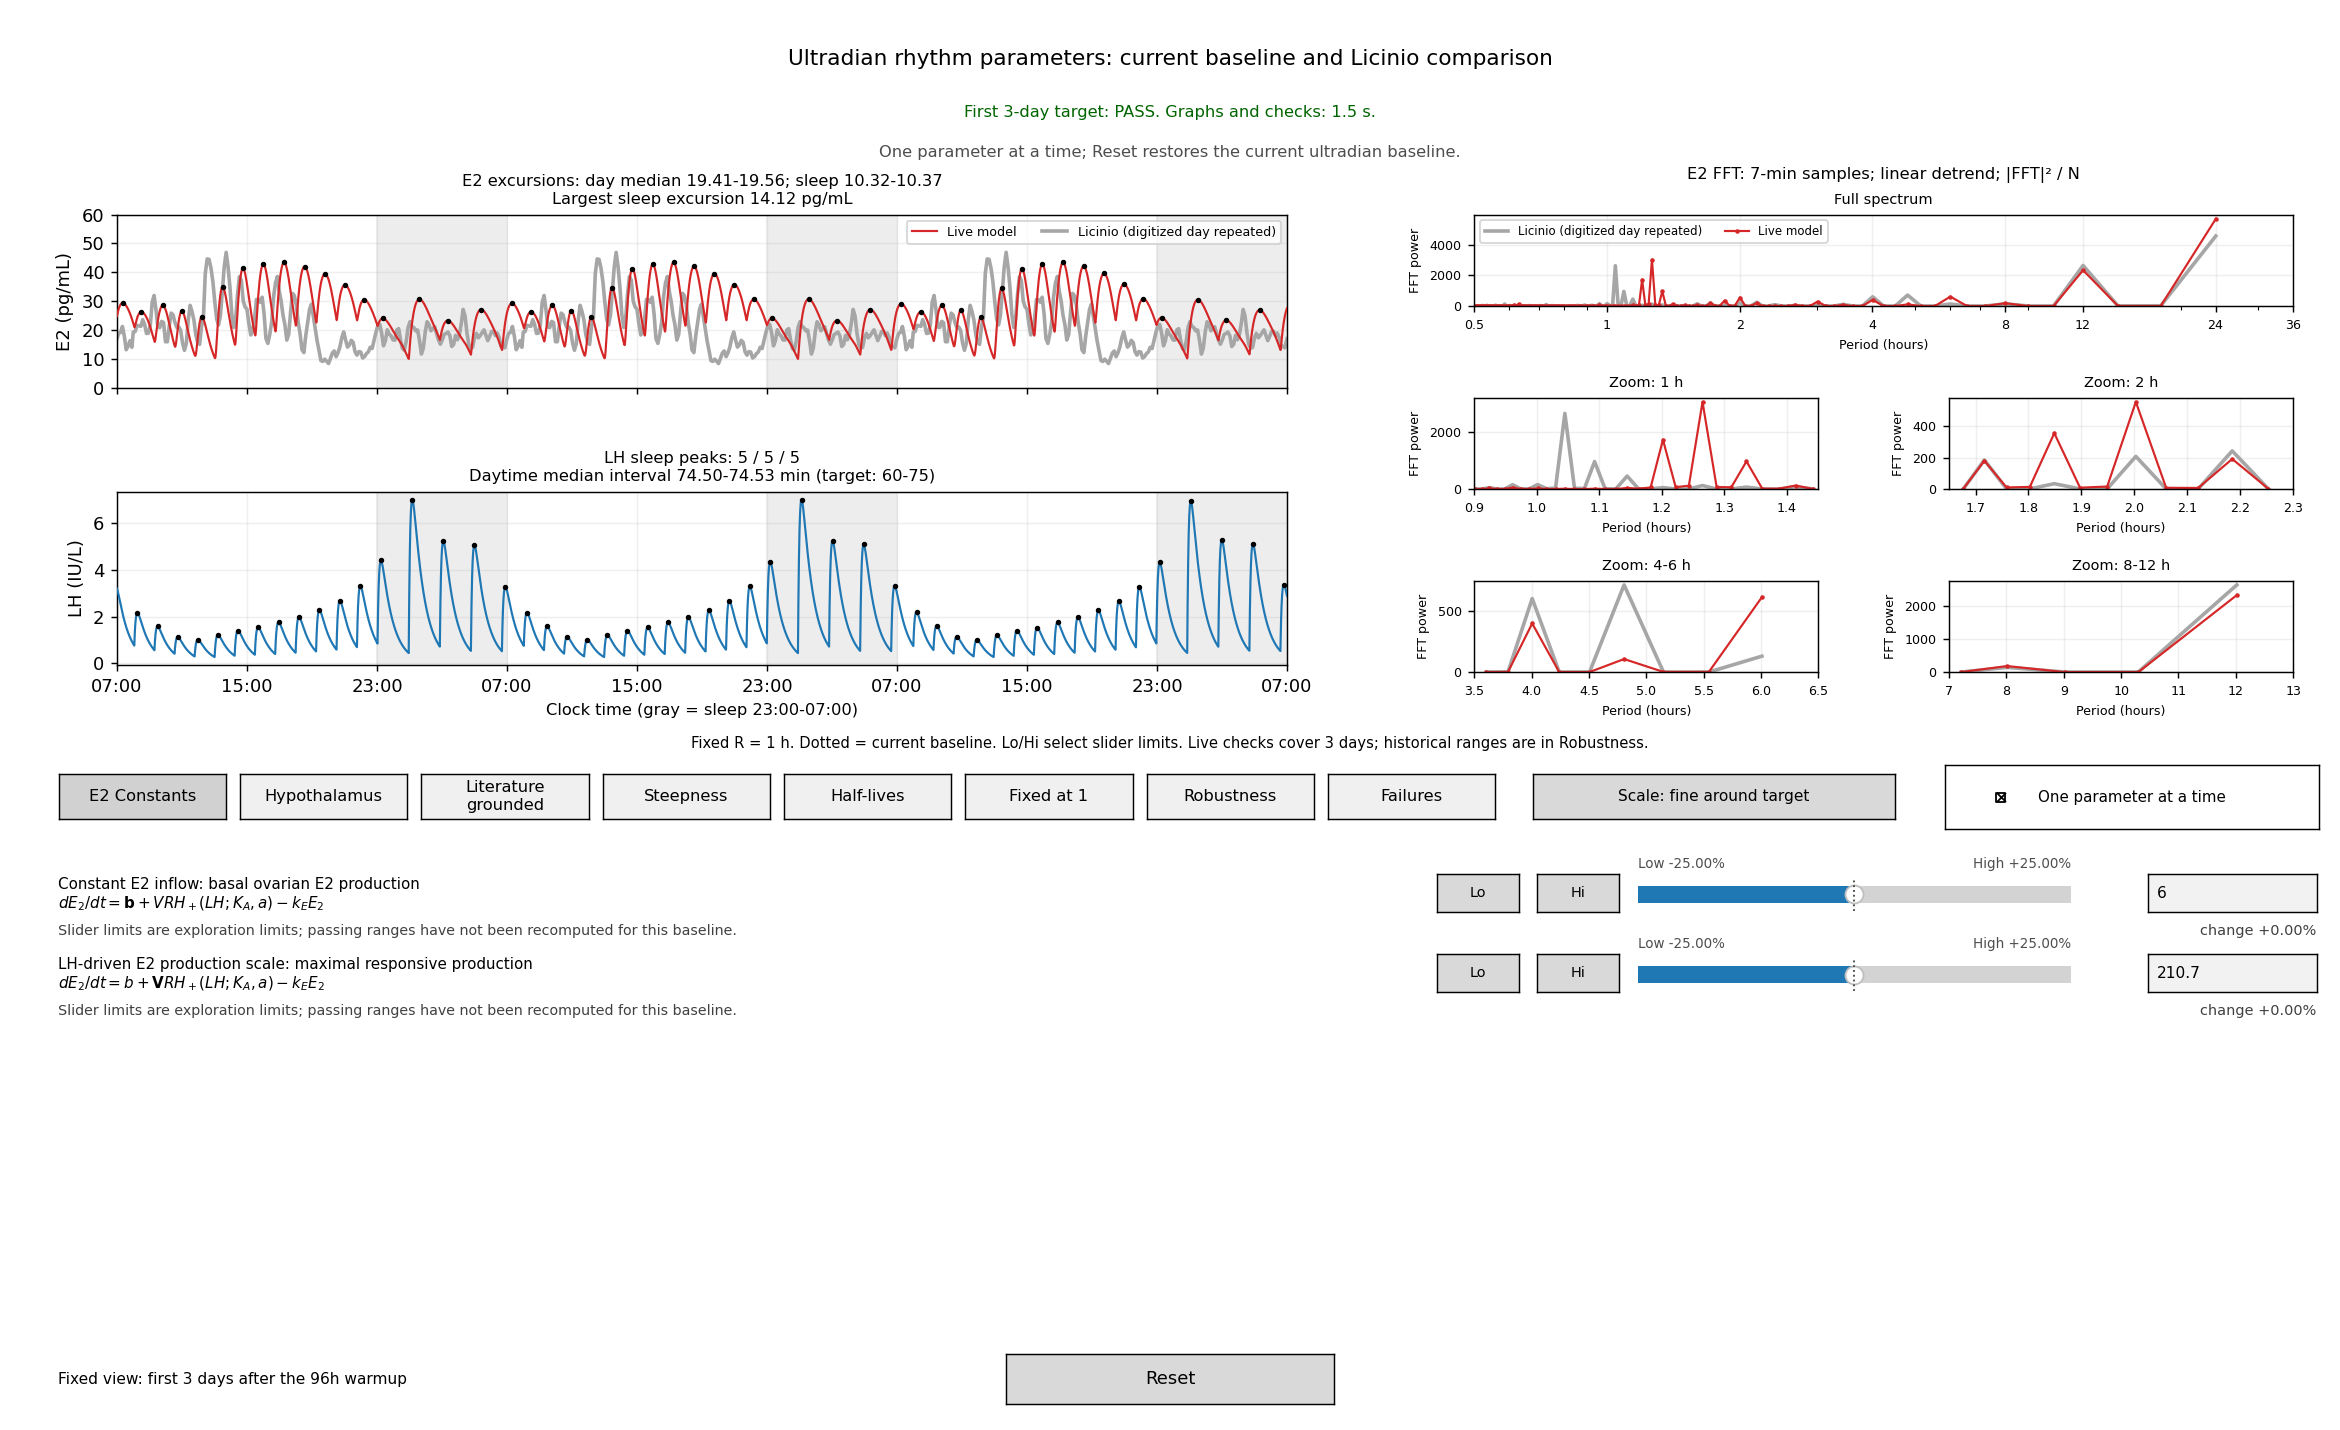

Reproduce this figure in Python.
"""Live E2/LH plots, E2 FFT power, and saved one-at-a-time bands.

Run this file to open the window. The view is always the same three days,
after the normal 96-hour warmup, at 1.5-second resolution. Failure checks cover only
those days. The Robustness tab preserves historical eight-day ranges.
Gray curves show the digitized Licinio day repeated, aligned to 08:00.
FFT panels in the same window update with the sliders, using seven-minute samples.
"""

from pathlib import Path
from concurrent.futures import ThreadPoolExecutor

import numpy as np
import sweep_model as MODEL

HERE = Path(__file__).resolve().parent
REFERENCE = MODEL.REFERENCE
FIXED_KEYS = frozenset(key for key, value in REFERENCE.items() if value == 1)
VIEW_START = MODEL.WARMUP_H
FFT_STEP_H = 7 / 60
FFT_HOURS = np.arange(0., 72., FFT_STEP_H)  # Three days starting at 08:00.
FFT_WINDOWS = {
    "full": (0.5, 36.), "1 h": (0.9, 1.45), "2 h": (1.65, 2.3),
    "4-6 h": (3.5, 6.5), "8-12 h": (7., 13.),
}


def load_licinio():
    """Load the digitized Figure 2 day; its time origin is 08:00."""
    return np.loadtxt(HERE / "licinio.csv", delimiter=",",
                      skiprows=1, unpack=True)


def fft_power(values):
    """Match meeting12/compare.py: linear detrend, then |rFFT|^2 / N.

    The zero-frequency and final rFFT bins are omitted, as in that comparison.
    This is raw FFT power, without peak normalization or PSD scaling.
    """
    values = np.asarray(values, dtype=float)
    design = np.column_stack((np.arange(1, len(values) + 1) / len(values),
                              np.ones(len(values))))
    detrended = values - design @ np.linalg.lstsq(design, values, rcond=None)[0]
    coefficients = np.fft.rfft(detrended)
    return np.abs(coefficients[1:-1]) ** 2 / len(values)


def fft_spectrum(values):
    frequency = np.fft.rfftfreq(len(values), d=FFT_STEP_H)[1:-1]
    return 1 / frequency, fft_power(values)

# Historical bands belong to the previous baseline, not the current defaults.
LEGACY_REFERENCE = dict(REFERENCE, constant_inflow=20, production_scale=250,
    activation_exponent=4, inhibition_exponent=4, n_e2_midpoint=50,
    central_hill_exponent=3, period_min=65, period_max=75, scn_min=50,
    scn_max=250, sleep_multiplier=1.57, scn_phase=16.5,
    gnrh_half_life_min=4, lh_half_life_min=29, e2_half_life_min=22.5)
RANGES = {
    "constant_inflow": {'low': 19.106250000000003, 'high': 20.80625},
    "production_scale": {'low': 245.78125, 'high': 253.515625},
    "activation_exponent": {'low': 3.1537500000000005, 'high': 5.59},
    "inhibition_exponent": {'low': 3.55375, 'high': 4.43625},
    "n_e2_midpoint": {'low': 49.46875, 'high': 50.640625},
    "central_hill_exponent": {'low': 2.7750000000000004, 'high': 3.1350000000000002},
    "period_min": {'low': 60.876562500000006, 'high': 68.73750000000001},
    "period_max": {'low': 73.2421875, 'high': 76.40625},
    "scn_min": {'low': 38.03125, 'high': 55.046875},
    "scn_max": {'low': 243.046875, 'high': 258.359375},
    "sleep_multiplier": {'low': 1.513578125, 'high': 1.605815625},
    "scn_phase": {'low': 15.035625, 'high': 17.139375},
    "gnrh_half_life_min": {'low': 3.91, 'high': 4.09125},
    "lh_half_life_min": {'low': 28.565, 'high': 29.4621875},
    "e2_half_life_min": {'low': 22.2328125, 'high': 22.732031250000002},
}
GROUPS = {
    "E2 Constants": (
        ("constant_inflow", "Constant E2 inflow: basal ovarian E2 production",
         r"$dE_2/dt=\mathbf{b}+V R H_+(LH;K_A,a)-k_E E_2$"),
        ("production_scale", "LH-driven E2 production scale: maximal responsive production",
         r"$dE_2/dt=b+\mathbf{V}R H_+(LH;K_A,a)-k_E E_2$"),
    ),
    "Hypothalamus": (
        ("n_e2_midpoint", "E2-to-N midpoint (pg/mL): half-maximal N target",
         r"$H_-(E_2)=\mathbf{K_N}^{h}/(\mathbf{K_N}^{h}+E_2^h)$"),
        ("scn_min", "SCN minimum drive: lower circadian pulse-amplitude factor",
         r"$M_{SCN}=(S_{max}+\mathbf{S_{min}})/2+(S_{max}-\mathbf{S_{min}})\cos(2\pi(c-\theta_{clock})/24)/2$"),
        ("scn_max", "SCN maximum drive: upper circadian pulse-amplitude factor",
         r"$M_{SCN}=(\mathbf{S_{max}}+S_{min})/2+(\mathbf{S_{max}}-S_{min})\cos(2\pi(c-\theta_{clock})/24)/2$"),
    ),
    "Literature grounded": (
        ("period_min", "Fast period coefficient (min): asymptotic strong-N limit",
         r"$P_0(N)=P_{max}-(P_{max}-\mathbf{P_{min}})H_+(N;1,h)$"),
        ("period_max", "Slow period coefficient (min): weak-N limit",
         r"$P_0(N)=\mathbf{P_{max}}-(\mathbf{P_{max}}-P_{min})H_+(N;1,h)$"),
        ("sleep_multiplier", "Sleep period multiplier: slowing during 23:00-07:00",
         r"$P(N,t)=P_0(N)\,\mathbf{M_{sleep}(t)}$"),
        ("scn_phase", "SCN peak time (clock hour): 23.5 = 23:30; enter a clock hour or HH:MM",
         r"$M_{SCN}=(S_{max}+S_{min})/2+(S_{max}-S_{min})\cos(2\pi(c-\mathbf{\theta}_{clock})/24)/2$"),
    ),
    "Steepness": (
        ("central_hill_exponent", "Central Hill exponent: E2 feedback and both N pulse maps",
         r"$N^*=G_NH_-(E_2;K_N,\mathbf{h});\quad H_+(N;1,\mathbf{h})$"),
        ("activation_exponent", "LH activation exponent: steepness of stimulatory input",
         r"$H_+(LH)=LH^{\mathbf{a}}/(K_A^{\mathbf{a}}+LH^{\mathbf{a}})$"),
        ("inhibition_exponent", "LH inhibition exponent: steepness of the R target",
         r"$dR/dt=K_I^{\mathbf{m}}/(K_I^{\mathbf{m}}+LH^{\mathbf{m}})-R$"),
    ),
    "Half-lives": (
        ("gnrh_half_life_min", "GnRH half-life (min): GnRH clearance time",
         r"$dGnRH/dt=-[60\ln(2)/\mathbf{t_{1/2,G}}]GnRH$"),
        ("lh_half_life_min", "LH half-life (min): LH clearance time",
         r"$dLH/dt=G_L GnRH-[60\ln(2)/\mathbf{t_{1/2,L}}]LH$"),
        ("e2_half_life_min", "E2 half-life (min): E2 clearance time",
         r"$dE_2/dt=b+VRH_+(LH)-[60\ln(2)/\mathbf{t_{1/2,E}}]E_2$"),
    ),
    "Fixed at 1": (
        ("gnrh_pulse_jump", "GnRH pulse gain: pulse size before the N and SCN factors",
         r"$\Delta GnRH=\mathbf{A_G}H_+(N;1,h)M_{SCN}(t)$"),
        ("lh_gnrh_gain", "GnRH-to-LH gain: LH production driven by GnRH",
         r"$dLH/dt=\mathbf{G_L}GnRH-k_L LH$"),
        ("activation_midpoint", "LH activation midpoint: half-maximal stimulatory input",
         r"$H_+(LH)=LH^a/(\mathbf{K_A}^a+LH^a)$"),
        ("inhibition_midpoint", "LH inhibition midpoint: target for ovarian responsiveness R",
         r"$dR/dt=\mathbf{K_I}^{m}/(\mathbf{K_I}^{m}+LH^m)-R$"),
        ("n_gain", "N gain: maximal E2-inhibited N target",
         r"$dN/dt=\lambda_N[\mathbf{G_N}H_-(E_2;K_N,h)-N]$"),
        ("n_relaxation", "N adjustment rate (1/h): response speed of the N signal",
         r"$dN/dt=\mathbf{\lambda_N}[G_N H_-(E_2;K_N,h)-N]$"),
    ),
    "Robustness": (),
    "Failures": (),
}
PARAMETER_LABELS = {key: description.split(":")[0]
                    for rows in GROUPS.values() for key, description, _ in rows}
PARAMETER_LABELS["constant_inflow"] = "Basal E2 production"
PARAMETER_LABELS["n_gain"] = "N drive scale"
PARAMETER_LABELS["scn_phase"] = "SCN peak (clock time)"

DOMAIN = {key: (value * .25, value * 2) for key, value in REFERENCE.items()}
DOMAIN.update(
    activation_exponent=(1., 8.), inhibition_exponent=(1., 8.),
    period_min=(REFERENCE["period_min"] * .25, REFERENCE["period_max"]),
    period_max=(REFERENCE["period_min"], REFERENCE["period_max"] * 2),
    sleep_multiplier=(1., 3.14), scn_phase=(12.5, 20.5),
)

def load_pyplot():
    """Load Matplotlib from the selected Python environment."""
    try:
        import matplotlib.pyplot as plt
    except ImportError as exc:
        raise SystemExit("This program needs NumPy and Matplotlib. Install them in your VS Code Python environment with:\n"
                         "    python -m pip install numpy matplotlib") from exc
    return plt

def validate(parameters):
    if any(parameters[key] != 1 for key in FIXED_KEYS):
        raise ValueError("The six unit coefficients are fixed at 1 in this simplified explorer.")
    for key, value in parameters.items():
        low, high = DOMAIN[key]
        if not np.isfinite(value) or not low <= value <= high:
            if key == "scn_phase":
                raise ValueError(
                    f"SCN peak must be between {clock_time_label(low)} and "
                    f"{clock_time_label(high)} (across midnight).")
            raise ValueError(f"{key} must be between {low:g} and {high:g}.")
    if parameters["period_min"] > parameters["period_max"]:
        raise ValueError("Minimum pulse period exceeds the maximum.")
    if parameters["scn_min"] > parameters["scn_max"]:
        raise ValueError("Minimum SCN drive exceeds the maximum.")

def local_events(time_h, e2):
    peaks = np.flatnonzero((e2[1:-1] > e2[:-2]) & (e2[1:-1] >= e2[2:])) + 1
    troughs = np.flatnonzero((e2[1:-1] < e2[:-2]) & (e2[1:-1] <= e2[2:])) + 1
    events = []
    for peak in peaks:
        position = np.searchsorted(troughs, peak)
        if position == 0 or position == len(troughs):
            continue
        left, right = troughs[position - 1], troughs[position]
        rise, fall = float(e2[peak] - e2[left]), float(e2[peak] - e2[right])
        events.append(dict(left_h=float(time_h[left]), peak_h=float(time_h[peak]),
                           right_h=float(time_h[right]), trough_before=float(e2[left]),
                           peak=float(e2[peak]), trough_after=float(e2[right]),
                           rise=rise, fall=fall, excursion=min(rise, fall)))
    return events, peaks

def stats(v):
    return [float(np.min(v)),float(np.median(v)),float(np.max(v))] if len(v) else [0.,0.,0.]

E2_DAY_MIN, E2_DAY_MAX = 15., 30.
E2_NIGHT_MEDIAN_MIN, E2_NIGHT_MAX = 5., 15.
E2_DAY_NIGHT_RATIO = 4. / 3.
NIGHT_MIN_TOLERANCE = 1e-9
LH_DAY_MEDIAN_IPI_MIN, LH_DAY_MEDIAN_IPI_MAX = 60., 75.


def assess(trace):
    """Measure the displayed three days using the existing raw-pulse rules."""
    t = trace["time_h"]
    ee, _ = local_events(t, trace["E2"])
    le, li = local_events(t, trace["LH"])
    daily = []
    for j in range(3):
        s = VIEW_START + 1 + 24 * j  # Daytime is 08:00-20:00.
        d = [e for e in ee if s <= e['peak_h'] < s + 12 and s <= e['left_h'] and e['right_h'] < s + 12]
        n = [e for e in ee if s + 15 <= e['peak_h'] < s + 23]
        ld = [e for e in le if s <= e['peak_h'] < s + 12]
        ln = [e for e in le if s + 15 <= e['peak_h'] < s + 23]
        lp = li[(t[li] >= s) & (t[li] < s + 24)]
        cycles = []
        for a, b in zip(lp[:-1], lp[1:]):
            if not s <= t[a] < t[b] < s + 12:
                continue
            paired = [e['excursion'] for e in d if t[a] <= e['peak_h'] < t[b]]
            raw = [e for e in ee if t[a] <= e['peak_h'] < t[b]]
            if raw and not paired:
                continue
            cycles.append(max(paired, default=0.))
        daytime_peaks = t[li][(t[li] >= s) & (t[li] < s + 12)]
        row = dict(E_day=stats([e['excursion'] for e in d]),
                   E_sleep=stats([e['excursion'] for e in n]),
                   E_cycle_day=stats(cycles), L_day=stats([e['excursion'] for e in ld]),
                   L_sleep=stats([e['excursion'] for e in ln]),
                   sleep_count=int(((t[lp] >= s + 15) & (t[lp] < s + 23)).sum()),
                   LH_day_IPI=stats(np.diff(daytime_peaks) * 60))
        row['target'] = not daily_failures(row)
        daily.append(row)
    return dict(daily=daily)


def preview(parameters):
    # The extra hour supplies the same boundary context for pulse measurements.
    trace = MODEL.simulate_retained(parameters, seconds=1.5, warm=VIEW_START, output=73.)
    return dict(parameters=parameters, trace=trace, audit=assess(trace))


def number(value, bounds=()):
    value = float(value)
    text = f"{value:.6g}"
    if any(float(text) == b and value != b for b in bounds):
        text = f"{value:.12g}"
    return text

def daily_failures(day):
    """Return measured/required values for each violated leaf requirement."""
    found = []

    def add(key, label, measured, required):
        found.append(dict(key=key, criterion=label, measured=measured, required=required))

    event = float(day["E_day"][1])
    cycle = float(day["E_cycle_day"][1])
    night = float(day["E_sleep"][1])
    maximum = float(day["E_sleep"][2])
    for key, label, value in (
        ("day_event_size", "Daytime E2 median (events)", event),
        ("day_cycle_size", "Daytime E2 median (LH cycles)", cycle),
    ):
        if not E2_DAY_MIN <= value <= E2_DAY_MAX:
            add(key, label, number(value, (E2_DAY_MIN, E2_DAY_MAX)) + " pg/mL",
                f"{E2_DAY_MIN:g}-{E2_DAY_MAX:g} pg/mL")
    if night < E2_NIGHT_MEDIAN_MIN - NIGHT_MIN_TOLERANCE:
        add("night_minimum", "Nighttime E2 median minimum",
            number(night, (E2_NIGHT_MEDIAN_MIN,)) + " pg/mL",
            f">= {E2_NIGHT_MEDIAN_MIN:g} pg/mL")
    if maximum > E2_NIGHT_MAX:
        add("night_maximum", "Largest nighttime E2 excursion",
            number(maximum, (E2_NIGHT_MAX,)) + " pg/mL", f"<= {E2_NIGHT_MAX:g} pg/mL")
    for key, label, value in (
        ("event_ratio", "Day/night E2 ratio (events)", event),
        ("cycle_ratio", "Day/night E2 ratio (LH cycles)", cycle),
    ):
        if not (night > 0 and value >= E2_DAY_NIGHT_RATIO * night):
            ratio = number(value / night, (E2_DAY_NIGHT_RATIO,)) + "x" if night > 0 else "undefined"
            add(key, label, f"day {number(value)}; night {number(night)} ({ratio})",
                "day >= 4/3 night; night > 0")
    count = int(day["sleep_count"])
    if not 3 <= count <= 5:
        add("LH_count", "Nighttime LH peak count", str(count) + " peaks", "3-5 peaks")
    ld, ln = float(day["L_day"][1]), float(day["L_sleep"][1])
    if not ln > ld > 0:
        add("LH_order", "Night/day LH median excursion",
            f"night {number(ln)}; day {number(ld)} IU/L", "night > day > 0")
    ipi = day.get("LH_day_IPI", (0., 0., 0.))
    median = float(ipi[1])
    if not (median > 0 and LH_DAY_MEDIAN_IPI_MIN <= median <= LH_DAY_MEDIAN_IPI_MAX):
        measured = (number(median, (LH_DAY_MEDIAN_IPI_MIN, LH_DAY_MEDIAN_IPI_MAX)) + " min"
                    if median > 0 else "No daytime interval available")
        add("day_period", "Daytime LH median interval", measured,
            f"{LH_DAY_MEDIAN_IPI_MIN:g}-{LH_DAY_MEDIAN_IPI_MAX:g} min")
    return found

def failure_report(result):
    if result is None:
        return dict(kind="pending", records=[], failed_checks=0, total_checks=0, criteria=[])
    daily = result["audit"]["daily"]
    records = []
    for j, day in enumerate(daily):
        for reason in daily_failures(day):
            records.append(dict(reason, model_day=j + 1, seconds=1.5, warm=VIEW_START))
    return dict(kind="preview", records=records,
                failed_checks=sum(not day["target"] for day in daily), total_checks=3,
                criteria=list(dict.fromkeys(r["criterion"] for r in records)))


def percentage(value, reference):
    return 100 * (value / reference - 1)

def display_value(key, value):
    """Show the SCN phase in clock hours while retaining the solver's origin."""
    return (value + 7) % 24 if key == "scn_phase" else value

def parse_input(key, text):
    """Translate decimal clock hours or HH:MM to the stored SCN phase."""
    if key != "scn_phase":
        return float(text)
    if ":" in text:
        fields = text.strip().split(":")
        if len(fields) != 2:
            raise ValueError("Use HH:MM or decimal clock hours.")
        hour, minute = (int(field) for field in fields)
        if not (0 <= hour < 24 and 0 <= minute < 60):
            raise ValueError("Clock time must be between 00:00 and 23:59.")
        clock = hour + minute / 60
    else:
        clock = float(text)
        if not np.isfinite(clock) or not 0 <= clock < 24:
            raise ValueError("Clock hour must be at least 0 and less than 24.")
    return (clock - 7) % 24

def change_text(key, value, reference):
    if key == "scn_phase":
        return f"{60 * (value - reference):+.2f} min"
    return f"{percentage(value, reference):+.2f}%"

def clock_time_label(hours, _position=None):
    """Format the displayed time axis as a 24-hour clock, starting at 07:00."""
    minutes = int(round((hours + 7) * 60)) % (24 * 60)
    return f"{minutes // 60:02d}:{minutes % 60:02d}"

class ParameterExplorer:
    def __init__(self, plt):
        from matplotlib.widgets import Button, CheckButtons
        from matplotlib.ticker import FuncFormatter, MultipleLocator
        self.parameters = dict(REFERENCE)
        self.group = next(iter(GROUPS))
        self.fine_scale = True
        self.one_at_time = True
        self.result = None
        self.row_artists = []
        self.row_axes = []
        self.row_widgets = []
        self.pending = None
        self.future = None
        self.closed = False
        self.failure_page = 0
        self.failure_table = None
        self.executor = ThreadPoolExecutor(max_workers=1, thread_name_prefix="hpg_model")
        self.figure = plt.figure(figsize=(18, 11))
        self.figure.canvas.manager.set_window_title("HPG parameter sweep and E2 FFT power")
        time_grid = self.figure.add_gridspec(
            2, 1, left=.05, right=.55, top=.85, bottom=.535, hspace=.6)
        e2_axis = self.figure.add_subplot(time_grid[0])
        self.axes = [e2_axis, self.figure.add_subplot(time_grid[1], sharex=e2_axis)]
        e2_axis.tick_params(labelbottom=False)
        self.plot_lines, self.plot_peaks = [], []
        for axis, label, color in zip(self.axes, ("E2 (pg/mL)", "LH (IU/L)"), ("tab:red", "tab:blue")):
            axis.grid(alpha=.2)
            for start in (16, 40, 64):
                axis.axvspan(start, start + 8, color="0.93")
            self.plot_lines.append(axis.plot([], [], color=color, linewidth=1.2,
                                             zorder=3, label="Live model")[0])
            self.plot_peaks.append(axis.plot([], [], ".", color="black", markersize=4,
                                             zorder=4)[0])
            axis.set_ylabel(label)
        day_hours, day_e2 = load_licinio()
        # Preserve the digitized sample times and include both plot boundaries.
        licinio_hours = np.unique(np.r_[0., 72., *[
            1 + day_hours + 24 * day for day in range(-1, 3)]])
        licinio_hours = licinio_hours[(licinio_hours >= 0) & (licinio_hours <= 72)]
        self.licinio_line = self.axes[0].plot(
            licinio_hours, np.interp(licinio_hours - 1, day_hours, day_e2, period=24),
            color="0.65", linewidth=2, zorder=2,
            label="Licinio (digitized day repeated)")[0]
        self.axes[0].legend(loc="upper right", fontsize=7, ncol=2)
        self.build_fft(np.interp(FFT_HOURS, day_hours, day_e2, period=24))
        self.axes[1].set_xlabel("Clock time (gray = sleep 23:00-07:00)", fontsize=9)
        self.axes[1].set_xlim(0, 72)
        self.axes[1].xaxis.set_major_locator(MultipleLocator(8))
        self.axes[1].xaxis.set_major_formatter(FuncFormatter(clock_time_label))
        self.axes[0].set_ylim(0, 60)
        self.axes[0].set_yticks(np.arange(0, 61, 10))
        self.figure.suptitle("Ultradian rhythm parameters: current baseline and Licinio comparison", y=.966)
        self.status = self.figure.text(.5, .918, "", ha="center", fontsize=9)
        self.summary = self.figure.text(.5, .890, "", ha="center", fontsize=9, color="0.3")
        self.figure.text(.5, .477,
            "Fixed R = 1 h. Dotted = current baseline. Lo/Hi select slider limits. Live checks cover 3 days; historical ranges are in Robustness.",
            ha="center", fontsize=8.2)
        self.group_buttons = {}
        tab_step = .62 / len(GROUPS)
        for j, name in enumerate(GROUPS):
            button = Button(self.figure.add_axes([.025 + j * tab_step, .427, tab_step - .006, .032]), name.replace("Literature grounded", "Literature\ngrounded"))
            button.label.set_fontsize(9)
            button.on_clicked(lambda _, selected=name: self.change_group(selected))
            self.group_buttons[name] = button
        self.scale_button = Button(self.figure.add_axes([.655, .427, .155, .032]), "Scale: fine around target")
        self.scale_button.label.set_fontsize(8.5)
        self.scale_button.on_clicked(self.toggle_scale)
        self.oat_check = CheckButtons(self.figure.add_axes([.831, .420, .16, .045]), ["One parameter at a time"], [True])
        self.oat_check.labels[0].set_fontsize(8.3)
        self.oat_check.on_clicked(self.toggle_oat)
        self.reset_button = Button(self.figure.add_axes([.43, .018, .14, .035]), "Reset")
        self.reset_button.on_clicked(self.reset)
        self.figure.text(.025, .035, "Fixed view: first 3 days after the 96h warmup", va="center", fontsize=8.5)
        self.timer = self.figure.canvas.new_timer(interval=50)
        self.timer.add_callback(self.poll)
        self.figure.canvas.mpl_connect("close_event", self.close)
        self.build_controls()
        self.queue()
        self.timer.start()

    def build_fft(self, licinio):
        """Place the spectrum and its zooms in the explorer's single window."""
        grid = self.figure.add_gridspec(
            3, 2, left=.63, right=.98, top=.85, bottom=.53, hspace=1., wspace=.38)
        self.fft_axes = {"full": self.figure.add_subplot(grid[0, :])}
        for name, cell in zip(tuple(FFT_WINDOWS)[1:], (grid[1, 0], grid[1, 1], grid[2, 0], grid[2, 1])):
            self.fft_axes[name] = self.figure.add_subplot(cell)
        self.figure.text(.805, .875, "E2 FFT: 7-min samples; linear detrend; |FFT|² / N",
                         ha="center", fontsize=9)
        period, power = fft_spectrum(licinio)
        self.fft_lines = {}
        for name, (low, high) in FFT_WINDOWS.items():
            axis = self.fft_axes[name]
            keep = (period >= low) & (period <= high)
            axis.plot(period[keep], power[keep], color="0.65", linewidth=2,
                      zorder=1, label="Licinio (digitized day repeated)")
            self.fft_lines[name] = axis.plot(
                [], [], ".-", color="tab:red", linewidth=1.2, markersize=3,
                zorder=2, label="Live model")[0]
            axis.set(xlim=(low, high), ylim=(0, None), xlabel="Period (hours)",
                     ylabel="FFT power", title="Full spectrum" if name == "full"
                     else f"Zoom: {name}")
            axis.grid(alpha=.2)
            axis.tick_params(labelsize=7)
            axis.xaxis.label.set_fontsize(7)
            axis.yaxis.label.set_fontsize(7)
            axis.title.set_fontsize(8)
        axis = self.fft_axes["full"]
        axis.set_xscale("log")
        ticks = [0.5, 1, 2, 4, 8, 12, 24, 36]
        axis.set_xticks(ticks, labels=[str(tick) for tick in ticks])
        axis.legend(fontsize=6.5, ncol=2, loc="upper left")

    def update_fft(self, trace):
        # The retained 73rd hour supplies 07:00-08:00 on the final morning.
        values = np.interp(VIEW_START + 1 + FFT_HOURS, trace["time_h"], trace["E2"])
        period, power = fft_spectrum(values)
        for name, (low, high) in FFT_WINDOWS.items():
            keep = (period >= low) & (period <= high)
            self.fft_lines[name].set_data(period[keep], power[keep])
            axis = self.fft_axes[name]
            axis.relim()
            axis.autoscale(enable=True, axis="y")
            axis.set_ylim(bottom=0, top=None, auto=True)
        self.figure.canvas.draw_idle()

    def slider_limits(self, key):
        low, high = DOMAIN[key]
        if self.fine_scale:
            padding = 1. if key == "scn_phase" else .25 * REFERENCE[key]
            low = max(low, REFERENCE[key] - padding)
            high = min(high, REFERENCE[key] + padding)
        return min(low, self.parameters[key]), max(high, self.parameters[key])

    def build_controls(self):
        from matplotlib.widgets import Button, Slider, TextBox
        for widget in self.row_widgets:
            widget.disconnect_events()
        for axis in self.row_axes:
            axis.remove()
        for artist in self.row_artists:
            artist.remove()
        self.row_artists, self.row_axes, self.row_widgets = [], [], []
        self.sliders, self.textboxes, self.boundary_buttons = {}, {}, {}
        self.delta_labels = {}
        self.robustness_table = None
        self.failure_table = None
        if self.group == "Robustness":
            self.build_robustness_table()
            for name, button in self.group_buttons.items():
                button.ax.set_facecolor("0.82" if name == self.group else "0.94")
            self.figure.canvas.draw_idle()
            return
        if self.group == "Failures":
            self.build_failure_details()
            for name, button in self.group_buttons.items():
                button.ax.set_facecolor("0.82" if name == self.group else "0.94")
            self.figure.canvas.draw_idle()
            return
        if self.group == "Literature grounded":
            self.row_artists.append(self.figure.text(.025, .405,
                "Literature-informed timing; coefficients and the exact 23:48 SCN peak remain model choices.",
                fontsize=8, color="0.3"))
        rows = GROUPS[self.group]
        row_step = min(.056, .28 / max(1, len(rows) - 1))
        for j, (key, description, equation) in enumerate(rows):
            y = .363 - j * row_step
            label = self.figure.text(.025, y + .011, f"{description}\n{equation}", va="center", fontsize=8.4)
            self.row_artists.append(label)
            if key in FIXED_KEYS:
                self.row_artists.append(self.figure.text(.77, y + .002, "1  (fixed)",
                                                        va="center", fontsize=11, color="0.3"))
                continue
            low, high = self.slider_limits(key)
            axis = self.figure.add_axes([.70, y, .185, .023])
            slider = Slider(axis, "", low, high, valinit=self.parameters[key], valfmt="%0.6g", initcolor="none")
            slider.valtext.set_visible(False)
            slider.on_changed(lambda value, field=key: self.set_value(field, float(value)))
            axis.axvline(REFERENCE[key], color="0.25", linestyle=":", linewidth=1, zorder=4)
            self.row_artists.append(self.figure.text(.70, y + .028,
                f"Low {change_text(key, low, REFERENCE[key])}",
                fontsize=7.5, color="0.3", va="bottom"))
            self.row_artists.append(self.figure.text(.885, y + .028,
                f"High {change_text(key, high, REFERENCE[key])}",
                fontsize=7.5, color="0.3", ha="right", va="bottom"))
            self.sliders[key] = slider
            number_axis = self.figure.add_axes([.918, y - .001, .072, .027])
            textbox = TextBox(number_axis, "", initial=f"{display_value(key, self.parameters[key]):.11g}")
            textbox.text_disp.set_fontsize(8.5)
            textbox.on_submit(lambda value, field=key: self.submit_number(field, value))
            self.textboxes[key] = textbox
            self.row_axes += [axis, number_axis]
            self.row_widgets += [slider, textbox]
            for side, x, title in (("low", .614, "Lo"), ("high", .657, "Hi")):
                button = Button(self.figure.add_axes([x, y - .001, .035, .027]), title)
                button.label.set_fontsize(8)
                endpoint = low if side == "low" else high
                button.on_clicked(lambda _, field=key, value=endpoint: self.set_value(field, value))
                self.row_axes.append(button.ax)
                self.row_widgets.append(button)
                self.boundary_buttons[key, side] = button
            self.row_artists.append(self.figure.text(.025, y - .017,
                "Slider limits are exploration limits; passing ranges have not been recomputed for this baseline.",
                fontsize=7.9, color="0.25"))
            delta = self.figure.text(.99, y - .017, "", ha="right", fontsize=8, color="0.25")
            self.row_artists.append(delta)
            self.delta_labels[key] = delta
        for name, button in self.group_buttons.items():
            button.ax.set_facecolor("0.82" if name == self.group else "0.94")
        self.sync_controls()
        self.figure.canvas.draw_idle()

    def build_robustness_table(self):
        """Complete reference table; the slider tabs use these same endpoints."""
        records = []
        for key, value in LEGACY_REFERENCE.items():
            if key in RANGES:
                band = RANGES[key]
                span = f"{band['low']:.6g} - {band['high']:.6g}"
                change = f"{percentage(band['low'], value):+.2f}% to {percentage(band['high'], value):+.2f}%"
                if key == "scn_phase":
                    span = f"{clock_time_label(band['low'])} - {clock_time_label(band['high'])}"
                    change = (f"{change_text(key, band['low'], value)} to "
                              f"{change_text(key, band['high'], value)}")
            else:
                span, change = "Fixed", "Not swept"
            default = clock_time_label(value) if key == "scn_phase" else f"{value:g}"
            records.append((key, [PARAMETER_LABELS[key], default, span, change]))
        records.append(("fixed_R_tau_h", ["R response time (h)", "1", "Fixed", "Not swept"]))
        axis = self.figure.add_axes([.025, .063, .965, .330])
        axis.set_axis_off()
        self.row_axes.append(axis)
        self.robustness_table = axis.table(
            cellText=[values for _, values in records],
            colLabels=["Parameter", "Earlier default", "Earlier passing range", "Change from earlier default"],
            colWidths=[.36, .10, .28, .26], cellLoc="left", colLoc="left", bbox=[0, 0, 1, 1])
        self.robustness_table.auto_set_font_size(False)
        self.robustness_table.set_fontsize(7.4)
        for (row, col), cell in self.robustness_table.get_celld().items():
            cell.set_edgecolor("0.84")
            cell.set_linewidth(.35)
            if row == 0:
                cell.set_facecolor("0.25")
                cell.get_text().set_color("white")
                cell.get_text().set_weight("bold")
            elif records[row - 1][0] not in RANGES:
                cell.set_facecolor("0.94")
            elif col >= 2:
                cell.set_facecolor("0.94")
        self.row_artists.append(self.figure.text(.025, .405,
            "HISTORICAL 8-day ranges for the earlier baseline. These do not validate the current defaults or slider settings.",
            fontsize=8, color="0.25"))

    def current_failure_report(self):
        return failure_report(self.result)


    def build_failure_details(self):
        from matplotlib.widgets import Button
        report = self.current_failure_report()
        records = report["records"]
        self.failure_table = None
        if report["kind"] == "pending":
            self.row_artists.append(self.figure.text(.025, .385,
                "Waiting for measurements of the current settings.", fontsize=10))
            return
        header = (f"Displayed 3 days: {report['failed_checks']}/3 day checks failed; "
                  f"{len(records)} criterion violations.")
        self.row_artists.append(self.figure.text(.025, .405, header, fontsize=9,
                                                color="firebrick" if records else "darkgreen"))
        note = "Checks cover only the displayed three days; the saved bands were calculated separately."
        if records:
            note = "Failed criteria: " + "; ".join(report["criteria"])
        self.row_artists.append(self.figure.text(.025, .382, note, fontsize=7.5, color="0.3"))
        if not records:
            self.row_artists.append(self.figure.text(.025, .335,
                "All currently evaluated criteria pass.", fontsize=11, color="darkgreen"))
            return
        page_size = 8
        page_count = (len(records) + page_size - 1) // page_size
        self.failure_page = min(max(0, self.failure_page), page_count - 1)
        selected = records[self.failure_page * page_size:(self.failure_page + 1) * page_size]
        cells = [[r["criterion"], r["measured"], r["required"], str(r["model_day"]),
                  f"{r['seconds']:g}s", f"{r['warm']:g}h"] for r in selected]
        axis = self.figure.add_axes([.025, .112, .965, .252])
        axis.set_axis_off()
        self.row_axes.append(axis)
        self.failure_table = axis.table(
            cellText=cells, colLabels=["Failed criterion", "Measured", "Required", "Day*", "Step", "Warmup"],
            colWidths=[.30, .24, .25, .06, .06, .09], cellLoc="left", colLoc="left", bbox=[0, 0, 1, 1])
        self.failure_table.auto_set_font_size(False)
        self.failure_table.set_fontsize(7.9)
        for (row, col), cell in self.failure_table.get_celld().items():
            cell.set_edgecolor("0.84")
            cell.set_linewidth(.35)
            cell.set_facecolor("0.25" if row == 0 else "#fff0ed")
            if row == 0:
                cell.get_text().set_color("white")
                cell.get_text().set_weight("bold")
        self.row_artists.append(self.figure.text(.025, .100,
            "*Day after the 96h warmup. Only the first three days are checked.", fontsize=7.6, color="0.3"))
        for delta, x, title in ((-1, .025, "Prev"), (1, .11, "Next")):
            button = Button(self.figure.add_axes([x, .064, .075, .029]), title)
            button.on_clicked(lambda _, offset=delta: self.shift_failure_page(offset))
            button.set_active((self.failure_page > 0) if delta < 0 else (self.failure_page + 1 < page_count))
            self.row_axes.append(button.ax)
            self.row_widgets.append(button)
        self.row_artists.append(self.figure.text(.205, .078,
            f"Page {self.failure_page + 1}/{page_count}; all failed criteria are included.",
            va="center", fontsize=8))

    def shift_failure_page(self, delta):
        self.failure_page += delta
        self.build_controls()

    def sync_controls(self):
        for key, slider in self.sliders.items():
            value = self.parameters[key]
            if slider.val != value:
                slider.eventson = False
                slider.set_val(value)
                slider.eventson = True
            textbox = self.textboxes[key]
            text = f"{display_value(key, value):.11g}"
            if textbox.text != text:
                # TextBox.set_val forces an entire synchronous canvas redraw.
                # Update its text artist and let the single queued draw render
                # all changed controls together instead.
                textbox.text_disp.set_text(text)
                textbox.cursor_index = min(textbox.cursor_index, len(text))
                textbox.cursor.set_visible(False)
            self.delta_labels[key].set_text(f"change {change_text(key, value, REFERENCE[key])}")

    def set_value(self, key, value):
        if key in FIXED_KEYS:
            self.status.set_text(f"{key} is fixed at 1 in the simplified model.")
            self.figure.canvas.draw_idle()
            return
        candidate = dict(REFERENCE if self.one_at_time else self.parameters)
        candidate[key] = value
        try:
            validate(candidate)
        except ValueError as exc:
            self.status.set_text(str(exc))
            self.status.set_color("firebrick")
            self.sync_controls()
            self.figure.canvas.draw_idle()
            return
        self.parameters = candidate
        # A precise entry may be outside a fine slider's current view.
        if any(not slider.valmin <= candidate[field] <= slider.valmax for field, slider in self.sliders.items()):
            self.build_controls()
        else:
            self.sync_controls()
        self.queue()

    def submit_number(self, key, text):
        try:
            value = parse_input(key, text)
        except ValueError:
            message = ("Enter SCN clock time as HH:MM or a decimal hour (23:30 or 23.5)."
                       if key == "scn_phase" else f"Enter a numeric value for {key}.")
            self.status.set_text(message)
            self.status.set_color("firebrick")
            self.sync_controls()
            self.figure.canvas.draw_idle()
        else:
            self.set_value(key, value)

    def change_group(self, group):
        self.group = group
        self.build_controls()

    def toggle_scale(self, _=None):
        self.fine_scale = not self.fine_scale
        self.scale_button.label.set_text("Scale: fine around target" if self.fine_scale else "Scale: full range")
        self.build_controls()

    def toggle_oat(self, _=None):
        self.one_at_time = bool(self.oat_check.get_status()[0])
        if self.one_at_time:
            self.reset()
        else:
            self.refresh_status()

    def queue(self):
        # New slider settings replace any pending update.
        self.pending = dict(self.parameters)
        self.result = None
        self.refresh_status()
        if self.group == "Failures":
            self.build_controls()

    def poll(self):
        if self.closed:
            return
        if self.future is not None and self.future.done():
            future, self.future = self.future, None
            try:
                result = future.result()
            except Exception as exc:
                if self.running_parameters == self.parameters:
                    self.status.set_text(f"Could not update graphs: {exc}")
                    self.status.set_color("firebrick")
                    self.figure.canvas.draw_idle()
            else:
                if result["parameters"] == self.parameters:
                    self.apply_result(result)
        if self.future is None and self.pending is not None:
            self.running_parameters, self.pending = self.pending, None
            self.future = self.executor.submit(preview, self.running_parameters)

    def reset(self, _=None):
        self.parameters = dict(REFERENCE)
        self.build_controls()
        self.queue()

    def apply_result(self, result):
        self.result = result
        trace = result["trace"]
        t = trace["time_h"]
        first, last = VIEW_START, VIEW_START + 72
        mask = (t >= first) & (t <= last)
        times = t[mask]
        for index, (axis, key) in enumerate(zip(self.axes, ("E2", "LH"))):
            values = trace[key][mask]
            peaks = np.flatnonzero((values[1:-1] > values[:-2]) & (values[1:-1] >= values[2:])) + 1
            troughs = np.flatnonzero((values[1:-1] < values[:-2]) & (values[1:-1] <= values[2:])) + 1
            stride = 40  # One-minute samples at 1.5 s, plus every extremum.
            keep = np.unique(np.r_[np.arange(0, len(times), stride), len(times) - 1, peaks, troughs])
            self.plot_lines[index].set_data(times[keep] - first, values[keep])
            self.plot_peaks[index].set_data(times[peaks] - first, values[peaks])
            axis.relim()
            axis.autoscale_view(scalex=False)
        self.update_fft(trace)
        daily = result["audit"]["daily"]
        e_day = [row["E_day"][1] for row in daily]
        e_sleep = [row["E_sleep"][1] for row in daily]
        e_cap = max(row["E_sleep"][2] for row in daily)
        self.axes[0].set_title(f"E2 excursions: day median {min(e_day):.2f}-{max(e_day):.2f}; sleep {min(e_sleep):.2f}-{max(e_sleep):.2f}\nLargest sleep excursion {e_cap:.2f} pg/mL", fontsize=9)
        nights = [row["sleep_count"] for row in daily]
        day_ipi = [row["LH_day_IPI"][1] for row in daily]
        self.axes[1].set_title("LH sleep peaks: " + " / ".join(map(str, nights))
                               + f"\nDaytime median interval {min(day_ipi):.2f}-{max(day_ipi):.2f} min (target: 60-75)", fontsize=9)
        self.refresh_status()
        if self.group == "Failures":
            self.failure_page = 0
            self.build_controls()

    def refresh_status(self):
        report = self.current_failure_report()
        if self.result is None:
            self.status.set_text("Updating graphs... the curve still shows the preceding settings.")
            self.status.set_color("0.3")
        else:
            failed_days = sorted({row["model_day"] for row in report["records"]})
            outcome = "FAIL (days " + ", ".join(map(str, failed_days)) + ")" if failed_days else "PASS"
            self.status.set_text(f"First 3-day target: {outcome}. Graphs and checks: 1.5 s.")
            self.status.set_color("firebrick" if failed_days else "darkgreen")
        if report["records"]:
            row = report["records"][0]
            self.summary.set_text(f"Day {row['model_day']}: {row['criterion']}: {row['measured']}; required {row['required']}. See Failures for all details.")
            self.summary.set_color("firebrick")
        else:
            self.summary.set_text("One parameter at a time; Reset restores the current ultradian baseline."
                                  if self.one_at_time else
                                  "Joint parameter changes; passing ranges have not been recomputed for this baseline.")
            self.summary.set_color("0.3")
        self.figure.canvas.draw_idle()

    def close(self, _=None):
        if not self.closed:
            self.closed = True
            self.timer.stop()
            self.executor.shutdown(wait=False, cancel_futures=True)


if __name__ == "__main__":
    plt = load_pyplot()
    explorer = ParameterExplorer(plt)
    plt.show()
    explorer.close()
